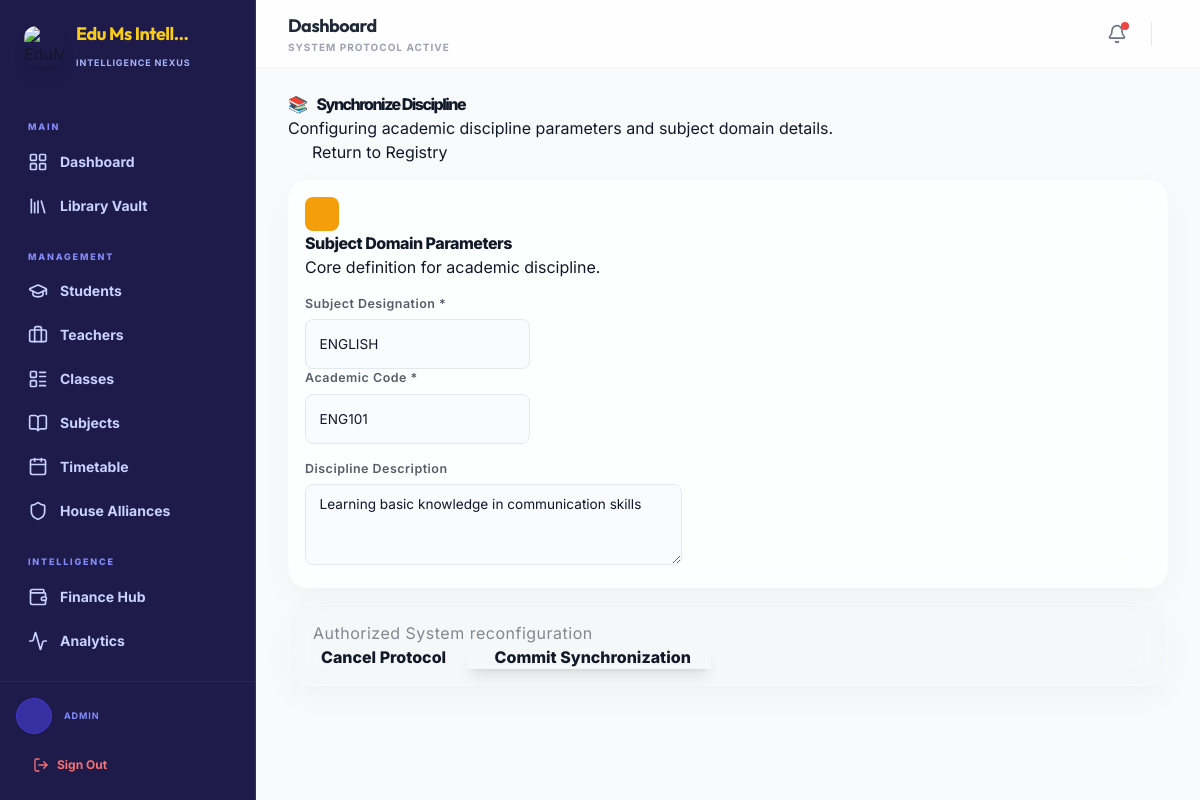
The app's page /admin-dashboard/subjects/1/update/ (signed in) with its own data.
### core/models.py (models this page shows, shortened)
class SchoolConfiguration(models.Model):
    name = models.CharField(max_length=200, default="Edu Ms Intelligence")
    motto = models.CharField(max_length=300, blank=True, default="Empowering Future Leaders")
    logo = models.ImageField(upload_to='school/', null=True, blank=True)
    contact_email = models.EmailField(blank=True)
    phone = models.CharField(max_length=20, blank=True)
    address = models.TextField(blank=True)
    current_academic_year = models.CharField(max_length=20, default="2025-2026")
    established_year = models.IntegerField(default=2024)
    active_term = models.ForeignKey(AcademicTerm, on_delete=models.SET_NULL, null=True, blank=True)
    currency_symbol = models.CharField(max_length=10, default="GH₵")
    currency_code = models.CharField(max_length=10, default="GHS")
    class Meta:
        verbose_name = "Institutional Configuration"
        verbose_name_plural = "Institutional Configuration"
    @classmethod
    def get_config(cls):
        obj, created = cls.objects.get_or_create(id=1)
        return obj

class Subject(models.Model):
    name = models.CharField(max_length=100)
    code = models.CharField(max_length=20, unique=True)
    description = models.TextField(blank=True)

### accounts/models.py (models this page shows, shortened)
class User(AbstractUser):
    ROLE_CHOICES = (
        ('admin', 'Admin'),
        ('teacher', 'Teacher'),
        ('student', 'Student'),
        ('parent', 'Parent'),
    )
    GENDER_CHOICES = (
        ('male', 'Male'),
        ('female', 'Female'),
        ('other', 'Other'),
    )
    role = models.CharField(max_length=10, choices=ROLE_CHOICES, default='student')
    gender = models.CharField(max_length=10, choices=GENDER_CHOICES, blank=True, null=True)
    phone = models.CharField(max_length=15, blank=True)
    address = models.TextField(blank=True)
    date_of_birth = models.DateField(null=True, blank=True)
    profile_picture = models.ImageField(upload_to='profiles/', null=True, blank=True)
    has_completed_onboarding = models.BooleanField(default=False)
    badges = models.ManyToManyField(Badge, related_name='users', blank=True)

### admin_dashboard/views.py (the view)
# urls.py: path('subjects/<int:pk>/update/', views.subject_update, name='subject_update'),
@admin_required
def subject_update(request, pk):
    subject = get_object_or_404(Subject, pk=pk)
    if request.method == 'POST':
        form = SubjectForm(request.POST, instance=subject)
        if form.is_valid():
            form.save()
            messages.success(request, 'Subject updated successfully')
            return redirect('subject_list')
    else:
        form = SubjectForm(instance=subject)
    return render(request, 'admin_dashboard/subject_form.html', {'form': form})

### templates/admin_dashboard/subject_form.html (shortened to what this page needs)
{% extends 'base.html' %}
{% load widget_tweaks %}
{% block content %}
<div class="row layout-spacing animate-fade-up">
    <div class="col-12 mb-4">
        <div class="d-flex justify-content-between align-items-center mb-4">
            <div>
                <h2 class="fw-800 mb-0" style="letter-spacing: -1.5px; color: var(--text-dark);">
                    <span class="me-2">📚</span> {% if form.instance.pk %}Synchronize{% else %}Initialize{% endif %} Discipline
                </h2>
                <p class="text-muted small mb-0 fw-medium">Configuring academic discipline parameters and subject domain details.</p>
            </div>
            <a href="{% url 'subject_list' %}" class="btn btn-outline-secondary rounded-pill px-4 fw-bold shadow-none extra-small">
                 Return to Registry
            </a>
        </div>
        <div class="nexus-glass-card p-4">
            <div class="d-flex align-items-center gap-3 mb-4">
                <div class="p-avatar-sm" style="background: var(--p-nexus-warning);">
                </div>
                <div>
                    <h5 class="fw-800 mb-0" style="letter-spacing: -0.5px;">Subject Domain Parameters</h5>
                    <p class="text-muted extra-small mb-0 fw-medium">Core definition for academic discipline.</p>
                </div>
            </div>
            <form method="post" id="nexus-form">
                <div class="row g-4">
                    <div class="col-md-6">
                        <div class="field-group">
                            <label class="form-label nexus-label-terminal extra-small text-uppercase opa-7">Subject Designation <span class="text-danger">*</span></label>
                            {% render_field form.name class="form-control nexus-input-terminal px-3 fw-medium" placeholder="e.g. Mathematics" style="height: 50px;" %}
                        </div>
                    </div>
                    <div class="col-md-6">
                        <div class="field-group">
                            <label class="form-label nexus-label-terminal extra-small text-uppercase opa-7">Academic Code <span class="text-danger">*</span></label>
                            {% render_field form.code class="form-control nexus-input-terminal px-3 fw-medium" placeholder="e.g. MAT101" style="height: 50px;" %}
                        </div>
                    </div>
                    <div class="col-12 mt-4">
                        <div class="field-group">
                            <label class="form-label nexus-label-terminal extra-small text-uppercase opa-7">Discipline Description</label>
                            {% render_field form.description class="form-control nexus-input-terminal px-3 fw-medium" rows="3" placeholder="Provide a brief description of the subject domain..." %}
                        </div>
                    </div>
                </div>
            </form>
        </div>
        <div class="nexus-glass-card p-4 mt-4 d-flex justify-content-between align-items-center" style="background: rgba(0,0,0,0.01);">
            <div class="extra-small text-muted fw-bold text-uppercase opa-5" style="letter-spacing: 0.5px;">
                 Authorized System reconfiguration
            </div>
            <div class="d-flex gap-3">
                <a href="{% url 'subject_list' %}" class="btn btn-light rounded-pill px-4 fw-800 extra-small">Cancel Protocol</a>
                <button type="submit" form="nexus-form" class="btn btn-primary rounded-pill px-5 fw-800 shadow-lg">
                     Commit Synchronization
                </button>
            </div>
        </div>
    </div>
</div>
{% endblock %}

### templates/base.html (shortened to what this page needs)
<!DOCTYPE html>
<html lang="en" class="h-full bg-gray-50 overflow-x-hidden">
<head>
  <link rel="stylesheet" href="https://cdnjs.cloudflare.com/ajax/libs/animate.css/4.1.1/animate.min.css"/>
  <script src="https://cdn.tailwindcss.com"></script>
  {% load static %}
  <link rel="stylesheet" href="{% static 'css/main.css' %}">
</head>
<body class="h-full font-sans text-gray-900 antialiased overflow-x-hidden">
{% if user.is_authenticated %}
  <div class="flex flex-col min-h-screen">
    <aside class="hidden lg:flex lg:flex-shrink-0 lg:w-64 lg:flex-col lg:fixed lg:inset-y-0 border-r border-indigo-900 bg-indigo-950 z-40">
      <div class="flex flex-col flex-grow pt-5 pb-4 overflow-y-auto">
        <div class="flex items-center flex-shrink-0 px-6 gap-3 mb-6">
          {% if school_config.logo %}
            <img src="{{ school_config.logo.url }}" class="w-10 h-10 rounded-xl shadow-md border border-indigo-800" alt="Logo">
          {% else %}
            <img src="https://i.ibb.co/kVqZ4rt5/Edu-MS-logo-with-educational-symbols.png" class="w-10 h-10 rounded-xl shadow-lg" alt="EduMS Logo">
          {% endif %}
          <div class="min-w-0">
            <span class="font-display font-bold text-lg tracking-tight block truncate text-yellow-400">{{ school_config.name|truncatechars:14 }}</span>
            <span class="text-[9px] font-bold text-indigo-300 uppercase tracking-widest">Intelligence Nexus</span>
          </div>
        </div>
        <nav class="flex-1 px-3 space-y-1 overflow-y-auto mt-2">
          <p class="px-4 pt-4 pb-1 text-[9px] font-extrabold text-indigo-400 uppercase tracking-[0.2em]">Main</p>
          {% if user.role == 'admin' %}
            {% url 'admin_dashboard' as dash_url %}
          {% elif user.role == 'teacher' %}
            {% url 'teacher_dashboard' as dash_url %}
          {% elif user.role == 'parent' %}
            {% url 'guardian_dashboard' as dash_url %}
          {% else %}
            {% url 'student_dashboard' as dash_url %}
          {% endif %}
          <a href="{{ dash_url }}"
             class="group flex items-center px-4 py-2.5 text-sm font-bold rounded-2xl transition-all {% if request.resolver_match.url_name == 'admin_dashboard' or request.resolver_match.url_name == 'teacher_dashboard' or request.resolver_match.url_name == 'student_dashboard' or request.resolver_match.url_name == 'guardian_dashboard' %}bg-indigo-900/60 text-yellow-400 shadow-sm border border-indigo-800/50{% else %}text-indigo-200 hover:bg-white/5 hover:text-white{% endif %}">
            <i data-lucide="layout-grid" class="mr-3 h-5 w-5 flex-shrink-0"></i>
            Dashboard
          </a>
          {% if user.role != 'parent' %}
          <a href="{% if user.role == 'teacher' %}{% url 'teacher_library' %}{% else %}{% url 'student_library' %}{% endif %}"
             class="group flex items-center px-4 py-2.5 text-sm font-bold rounded-2xl transition-all {% if 'library' in request.path %}bg-indigo-900/60 text-yellow-400 shadow-sm border border-indigo-800/50{% else %}text-indigo-200 hover:bg-white/5 hover:text-white{% endif %}">
            <i data-lucide="library" class="mr-3 h-5 w-5 flex-shrink-0"></i>
            Library Vault
          </a>
          {% endif %}
          <p class="px-4 pt-5 pb-1 text-[9px] font-extrabold text-indigo-400 uppercase tracking-[0.2em]">Management</p>
          {% if user.role == 'admin' %}
            <a href="{% url 'student_list' %}" class="group flex items-center px-4 py-2.5 text-sm font-bold rounded-2xl transition-all {% if request.resolver_match.url_name == 'student_list' or request.resolver_match.url_name == 'student_create' or request.resolver_match.url_name == 'student_detail' %}bg-indigo-900/60 text-yellow-400 shadow-sm border border-indigo-800/50{% else %}text-indigo-200 hover:bg-white/5 hover:text-white{% endif %}">
              <i data-lucide="graduation-cap" class="mr-3 h-5 w-5 flex-shrink-0"></i>
              Students
            </a>
            <a href="{% url 'teacher_list' %}" class="group flex items-center px-4 py-2.5 text-sm font-bold rounded-2xl transition-all {% if request.resolver_match.url_name == 'teacher_list' or request.resolver_match.url_name == 'teacher_create' or request.resolver_match.url_name == 'teacher_detail' %}bg-indigo-900/60 text-yellow-400 shadow-sm border border-indigo-800/50{% else %}text-indigo-200 hover:bg-white/5 hover:text-white{% endif %}">
              <i data-lucide="briefcase" class="mr-3 h-5 w-5 flex-shrink-0"></i>
              Teachers
            </a>
            <a href="{% url 'class_list' %}" class="group flex items-center px-4 py-2.5 text-sm font-bold rounded-2xl transition-all {% if request.resolver_match.url_name == 'class_list' or request.resolver_match.url_name == 'class_create' %}bg-indigo-900/60 text-yellow-400 shadow-sm border border-indigo-800/50{% else %}text-indigo-200 hover:bg-white/5 hover:text-white{% endif %}">
              <i data-lucide="layout-list" class="mr-3 h-5 w-5 flex-shrink-0"></i>
              Classes
            </a>
            <a href="{% url 'subject_list' %}" class="group flex items-center px-4 py-2.5 text-sm font-bold rounded-2xl transition-all {% if request.resolver_match.url_name == 'subject_list' or request.resolver_match.url_name == 'subject_create' %}bg-indigo-900/60 text-yellow-400 shadow-sm border border-indigo-800/50{% else %}text-indigo-200 hover:bg-white/5 hover:text-white{% endif %}">
              <i data-lucide="book-open" class="mr-3 h-5 w-5 flex-shrink-0"></i>
              Subjects
            </a>
            <a href="{% url 'manage_timetable' %}" class="group flex items-center px-4 py-2.5 text-sm font-bold rounded-2xl transition-all {% if request.resolver_match.url_name == 'manage_timetable' %}bg-indigo-900/60 text-yellow-400 shadow-sm border border-indigo-800/50{% else %}text-indigo-200 hover:bg-white/5 hover:text-white{% endif %}">
              <i data-lucide="calendar" class="mr-3 h-5 w-5 flex-shrink-0"></i>
              Timetable
            </a>
            <a href="{% url 'manage_houses' %}" class="group flex items-center px-4 py-2.5 text-sm font-bold rounded-2xl transition-all {% if request.resolver_match.url_name == 'manage_houses' %}bg-indigo-900/60 text-yellow-400 shadow-sm border border-indigo-800/50{% else %}text-indigo-200 hover:bg-white/5 hover:text-white{% endif %}">
              <i data-lucide="shield" class="mr-3 h-5 w-5 flex-shrink-0"></i>
              House Alliances
            </a>
          {% endif %}
          <p class="px-4 pt-5 pb-1 text-[9px] font-extrabold text-indigo-400 uppercase tracking-[0.2em]">Intelligence</p>
          {% if user.role == 'admin' %}
            <a href="{% url 'finance:finance_hub' %}" class="group flex items-center px-4 py-2.5 text-sm font-bold rounded-2xl transition-all {% if 'finance' in request.path %}bg-indigo-900/60 text-yellow-400 shadow-sm border border-indigo-800/50{% else %}text-indigo-200 hover:bg-white/5 hover:text-white{% endif %}">
              <i data-lucide="wallet" class="mr-3 h-5 w-5 flex-shrink-0"></i>
              Finance Hub
            </a>
          {% endif %}
          <a href="{% url 'analytics:analytics_dashboard' %}" class="group flex items-center px-4 py-2.5 text-sm font-bold rounded-2xl transition-all {% if 'analytics' in request.path %}bg-indigo-900/60 text-yellow-400 shadow-sm border border-indigo-800/50{% else %}text-indigo-200 hover:bg-white/5 hover:text-white{% endif %}">
            <i data-lucide="activity" class="mr-3 h-5 w-5 flex-shrink-0"></i>
            Analytics
          </a>
        </nav>
      </div>
      <div class="flex-shrink-0 border-t border-indigo-900/50 p-4 space-y-3 bg-indigo-950/50 text-indigo-100">
        <a href="{% url 'profile' %}" class="flex items-center gap-3 group">
          <div class="h-9 w-9 rounded-full bg-indigo-800 border border-indigo-700 text-yellow-400 flex items-center justify-center font-bold uppercase text-sm flex-shrink-0 shadow-sm group-hover:bg-indigo-700 transition-colors">
          </div>
          <div class="min-w-0">
            <p class="text-[9px] font-bold text-indigo-400 uppercase tracking-widest">{{ user.role }}</p>
          </div>
        </a>
        <form method="post" action="{% url 'account_logout' %}" class="w-full">
          <button type="submit" class="flex items-center w-full gap-2 px-4 py-2.5 text-xs font-bold text-red-400 hover:text-red-300 hover:bg-red-900/30 rounded-xl transition-all border border-transparent hover:border-red-900/50">
            <i data-lucide="log-out" class="w-4 h-4"></i>
            Sign Out
          </button>
        </form>
      </div>
    </aside>
    <div class="lg:pl-64 flex flex-col flex-1">
      {% include 'components/header.html' with title=block_title subtitle="System Protocol Active" %}
      <main class="flex-1 pb-32 lg:pb-8 overflow-x-hidden">
        <div class="py-6 px-4 sm:px-6 lg:px-8 max-w-5xl mx-auto overflow-hidden">
          {% block content %}{% endblock %}
        </div>
      </main>
    </div>
  </div>
{% else %}
  <div class="min-h-screen bg-gray-50 font-sans">
    {% block noauth_content %}{% endblock %}
  </div>
{% endif %}
</body>
</html>

### records on screen
SchoolConfiguration: name "Edu Ms Intell…"
User: role "ADMIN"
Subject: name "ENGLISH", code "ENG101", description "Learning basic knowledge in communication skills"

### other values on screen
{{ title|default:"Dashboard" }} "Dashboard"
{{ subtitle|default:"System Protocol Active" }} "SYSTEM PROTOCOL ACTIVE"
